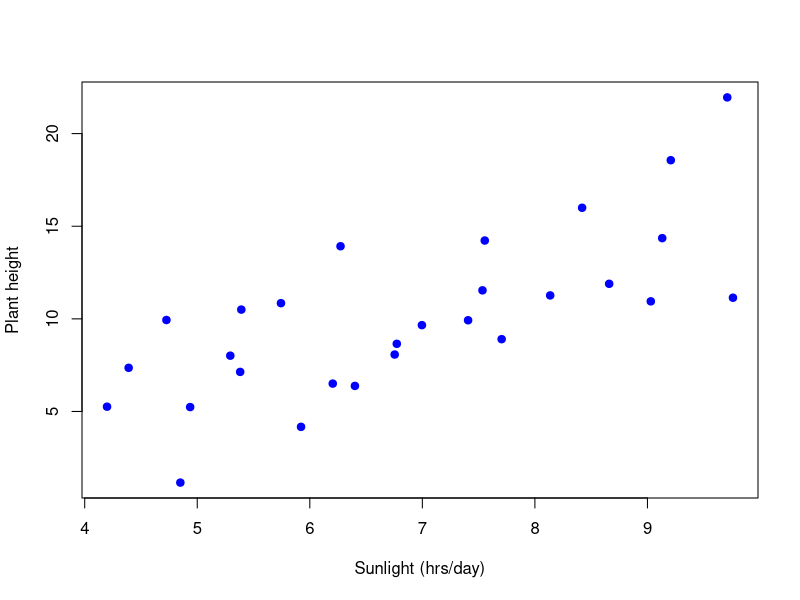
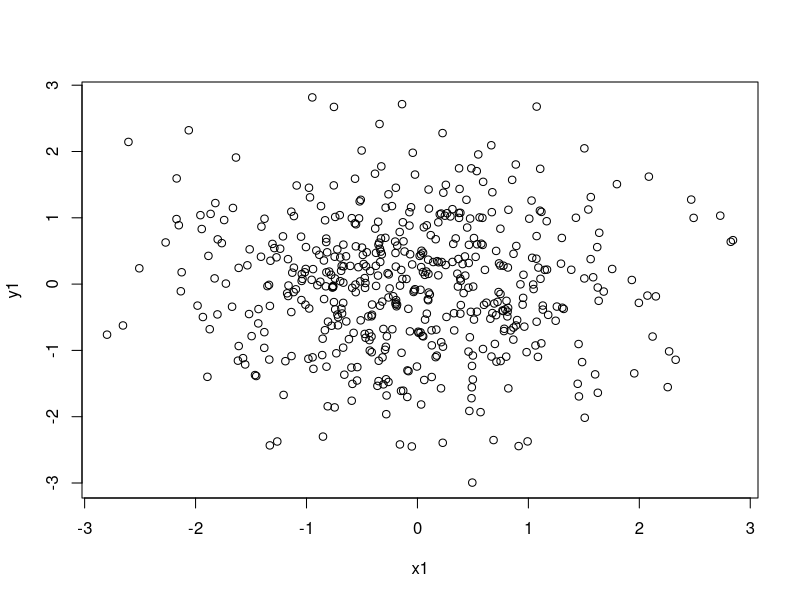
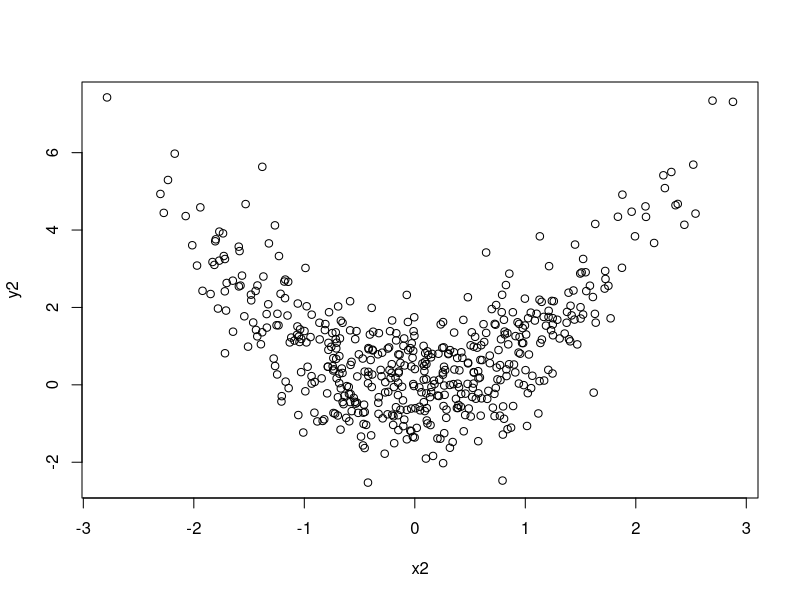
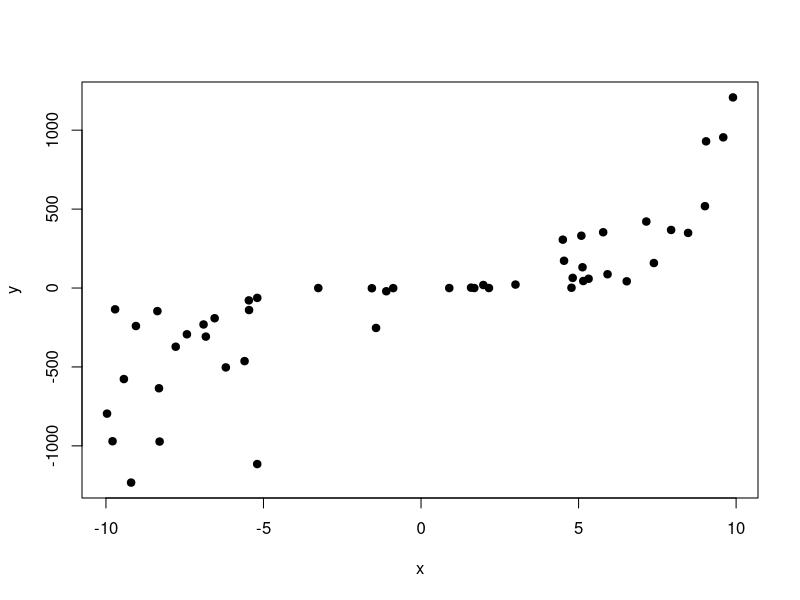
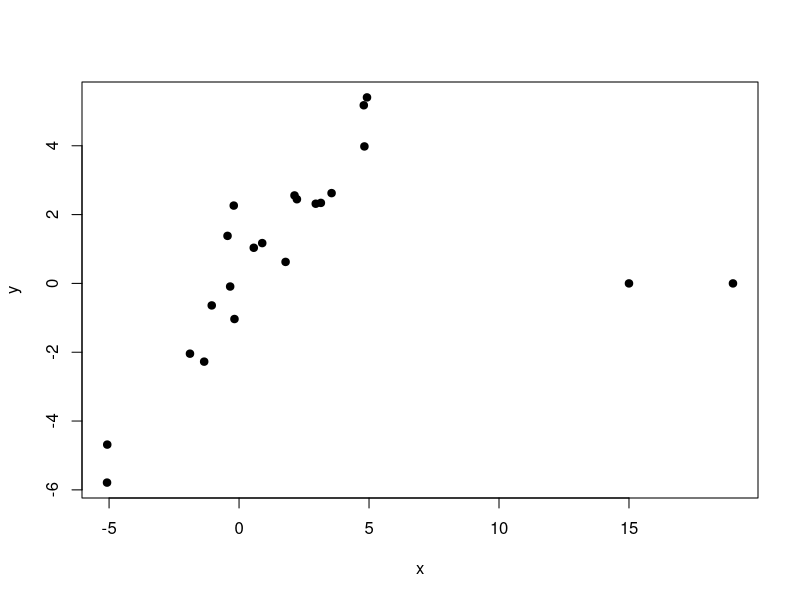
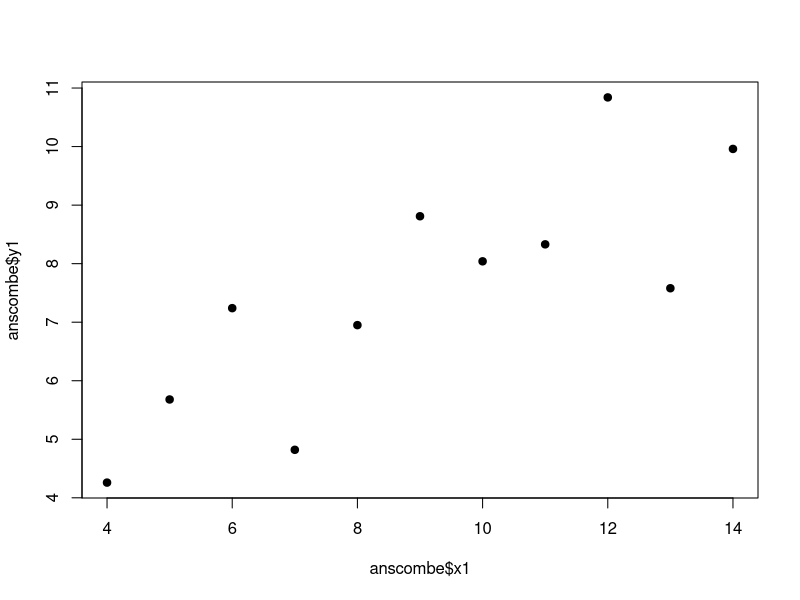
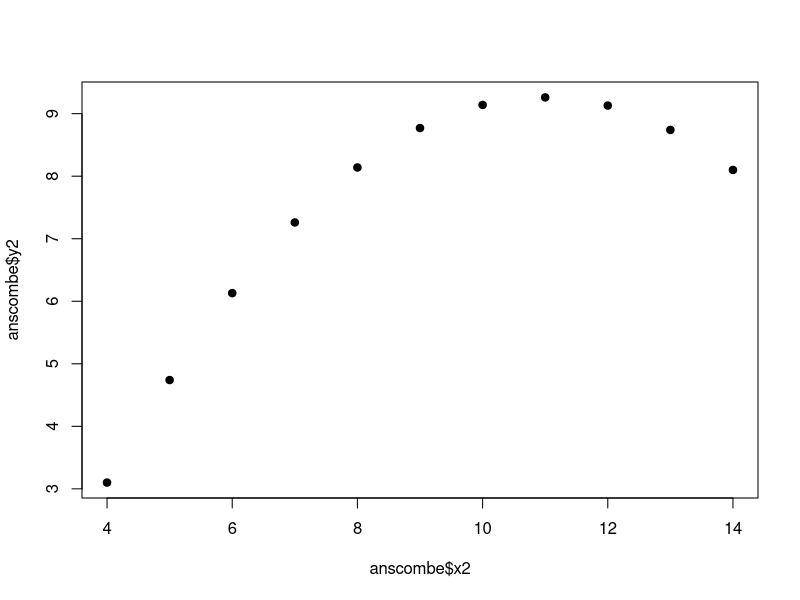
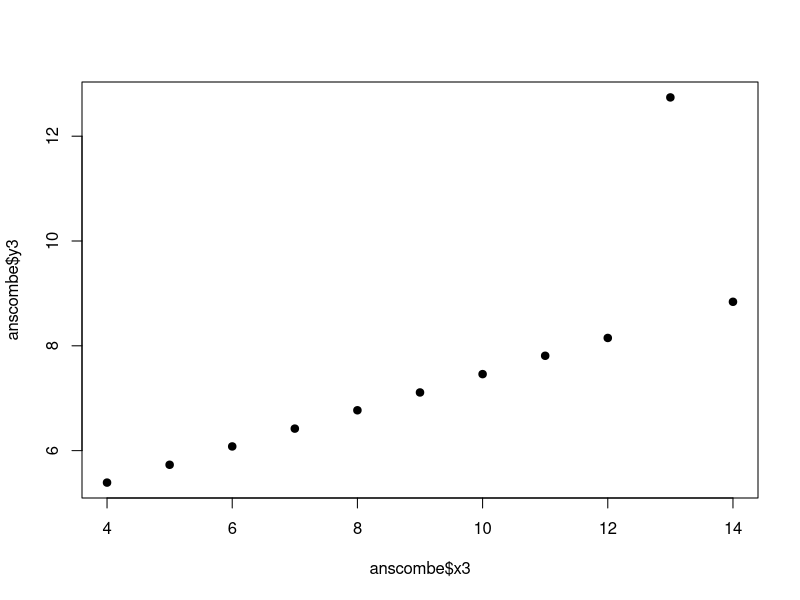

Source code (R) for these figures, in order:
## ---- chunk 1
knitr::opts_chunk$set(echo = TRUE)
library(dplyr)
library(tidyr)
library(ggplot2)

set.seed(11125)
## ---- chunk 2
data_cure = data.frame(
  Patient_ID = 1:36,
  Group = factor(c(rep("Treatment", 12), rep("Placebo", 6), rep("Treatment", 8), rep("Placebo", 10))),
  Outcome = factor(rep(c('Cured', 'Dead'), e=18)))

data_cure %>%  head()
## ---- chunk 3
contingency_table = table(data_cure$Group, data_cure$Outcome)
contingency_table
## ---- chunk 4
contingency_table_big = addmargins(contingency_table)
contingency_table_big
## ---- chunk 5
risk_tr = contingency_table_big['Treatment', 'Dead']/ contingency_table_big['Treatment', 'Sum']
risk_tr
## ---- chunk 6
risk_pl = contingency_table_big['Placebo', 'Dead']/ contingency_table_big['Placebo', 'Sum']
risk_pl
## ---- chunk 7
RR = risk_pl / risk_tr
RR
## ---- chunk 8
risk_tr_1 = contingency_table_big['Treatment', 'Dead'] / 1020
risk_tr_1

risk_pl_1 = contingency_table_big['Placebo', 'Dead'] / 1016
risk_pl_1

RR = risk_pl_1 / risk_tr_1
RR

## ---- chunk 9
RD = risk_pl - risk_tr
RD
## ---- chunk 10
RD = risk_pl_1 - risk_tr_1
RD
## ---- chunk 11
odds_tr = contingency_table_big['Treatment', 'Dead'] / contingency_table_big['Treatment', 'Cured']
odds_tr
## ---- chunk 12
odds_pl = contingency_table_big['Placebo', 'Dead'] / contingency_table_big['Placebo', 'Cured']
odds_pl
## ---- chunk 13
OR = odds_pl / odds_tr
OR
## ---- chunk 14
odds_tr_1 = contingency_table_big['Treatment', 'Dead'] / 1000
odds_tr_1

odds_pl_1 = contingency_table_big['Placebo', 'Dead'] / 1010
odds_pl_1

OR_1 = odds_pl_1 / odds_tr_1
OR_1
## ---- chunk 15
mat = matrix(c(45,55,10,90), 
             nrow = 2, byrow = TRUE,
             dimnames = list(c("A", "B"), c("+", "-"))) |> addmargins()
mat

RR_1 = (mat[1,1]/mat[1,3])/(mat[2,1]/mat[2,3])
OR_1 = (mat[1,1]/mat[1,2])/(mat[2,1]/mat[2,2])
## ---- chunk 16
paste0('RR = ', round(RR_1, 6))
paste0('OR = ', round(OR_1, 6))
## ---- chunk 17
mat = matrix(c(1,999,17,983), 
             nrow = 2, byrow = TRUE,
             dimnames = list(c("A", "B"), c("+", "-"))) |> addmargins()
mat

RR_2 = (mat[1,1]/mat[1,3])/(mat[2,1]/mat[2,3])
OR_2 = (mat[1,1]/mat[1,2])/(mat[2,1]/mat[2,2])

## ---- chunk 18
paste0('RR = ', round(RR_2, 6))
paste0('OR = ', round(OR_2, 6))
## ---- chunk 19
mat = matrix(c(50,50,100,100), 
             nrow = 2, byrow = TRUE,
             dimnames = list(c("A", "B"), c("+", "-"))) |> addmargins()
mat

RR_3 = (mat[1,1]/mat[1,3])/(mat[2,1]/mat[2,3])
OR_3 = (mat[1,1]/mat[1,2])/(mat[2,1]/mat[2,2])
## ---- chunk 20
paste0('RR = ', round(RR_3, 6))
paste0('OR = ', round(OR_3, 6))
## ---- chunk 21
data_md = data.frame(
  Meme_category = rep(c('A','B'), each=50) |> as.factor(),
  Laugh_level = c(rnorm(50, 8, 1), rnorm(50, 5, 1))
)

data_md |> glimpse(width = 50)
## ---- chunk 22
mean_laughs = data_md |> 
  group_by(Meme_category) |> 
  summarise(mean_laugh = mean(Laugh_level))

MD = mean_laughs$mean_laugh[mean_laughs$Meme_category == 'A'] - 
  mean_laughs$mean_laugh[mean_laughs$Meme_category == 'B']

MD
## ---- chunk 23
plant_height_df = tibble(
  Plant_ID = 1:28,
  # Sunlight_hrs_per_day = rep(4:10, e=4),
  Sunlight_hrs_per_day = runif(28, 4, 10),
  Plant_height = Sunlight_hrs_per_day + rnorm(28,2,3)
)

head(plant_height_df)
## ---- chunk 24
plot(x = plant_height_df$Sunlight_hrs_per_day, 
     y=plant_height_df$Plant_height, 
     main = NULL, 
     xlab = "Sunlight (hrs/day)", 
     ylab = "Plant height", pch=19, col='blue')
## ---- chunk 25
cor(plant_height_df$Sunlight_hrs_per_day, plant_height_df$Plant_height)
# cor(iris %>%select(where(is.numeric)))
## ---- chunk 26
cor.test(plant_height_df$Sunlight_hrs_per_day, 
         plant_height_df$Plant_height)
## ---- chunk 27
x1=rnorm(500)
y1=rnorm(500)
plot(x1,y1)
## ---- chunk 28
cor.test(x1, y1)
## ---- chunk 29
x2=rnorm(500)
y2=x2^2 + rnorm(500, 0, 1)
plot(x2,y2)
## ---- chunk 30
cor(x2, y2)
## ---- chunk 31
grades_math_phys = data.frame(math = c(5,2,3,4,6,1,9,10,2,5),
                             phys = c(4,2,3,1,2,2,8,8,2,4))
grades_math_phys
## ---- chunk 32
cor(grades_math_phys, method = 'kendall')
## ---- chunk 33
cor(grades_math_phys, method = 'spearman')
## ---- chunk 34
x = runif(50, -10, 10)
y = (x + rnorm(50, 0, 2))^3
plot(x,y, pch=19)
## ---- chunk 35
cor(x,y)
cor(x,y, method = "spearman")
cor(x,y, method = "kendall")
## ---- chunk 36
x = c(rnorm(20,0,3), c(15, 19))
y = c(x[1:20] + c(rnorm(20,0,1)), 0, 0)
plot(x,y, pch=19)
## ---- chunk 37
cor(x,y)
cor.test(x,y, method = "spearman")
# cor(x,y, method = "kendall")
## ---- chunk 38
cor.test(anscombe$x1, anscombe$y1, method = 'spearman')
cor.test(anscombe$x2, anscombe$y2, method = 'spearman')
cor.test(anscombe$x3, anscombe$y3, method = 'spearman')
cor.test(anscombe$x4, anscombe$y4, method = 'spearman')
## ---- chunk 39
plot(anscombe$x1, anscombe$y1, pch=19)
plot(anscombe$x2, anscombe$y2, pch=19)
plot(anscombe$x3, anscombe$y3, pch=19)
plot(anscombe$x4, anscombe$y4, pch=19)
## ---- chunk 40
arth_df = read.csv('./data/Arthritis.csv',
                   stringsAsFactors = T)

arth_df |> glimpse(width = 80)
## ---- chunk 41
arth_df |> summary()
## ---- chunk 42
cont_table = table(arth_df$Sex, arth_df$Improved)
cont_table_full = addmargins(cont_table)
cont_table_full
## ---- chunk 43
risk_fem = cont_table_full['Female', 'Marked'] / cont_table_full['Female', 'Sum']
risk_fem

risk_male = cont_table_full['Male', 'Marked'] / cont_table_full['Male', 'Sum']
risk_male

RR = risk_fem / risk_male
RR

RD = risk_fem - risk_male
RD
## ---- chunk 44
odds_fem = cont_table_full['Female', 'Marked'] / cont_table_full['Female', 'None']
odds_fem

odds_male = cont_table_full['Male', 'Marked'] / cont_table_full['Male', 'None']
odds_male

OR = odds_fem / odds_male
OR
## ---- chunk 45
MD = mean(arth_df |> filter(Sex == 'Male') |>  pull(Age) |>  mean()) -
          mean(arth_df |> filter(Sex == 'Female') |>  pull(Age) |>  mean())
MD 

sexmean = arth_df |> group_by(Sex) |>  summarise(mean_age = mean(Age))
sexmean$mean_age[1] - sexmean$mean_age[2]
## ---- chunk 46
diamonds_small = diamonds |> slice_sample(n=1000)
diamonds_small |> str()
diamonds_small |> glimpse(width = 50)
## ---- chunk 47
diamonds_small |> summary()
## ---- chunk 48
cor(diamonds_small$price, 
    diamonds_small$cut |>  as.numeric(), 
    method='spearman')
